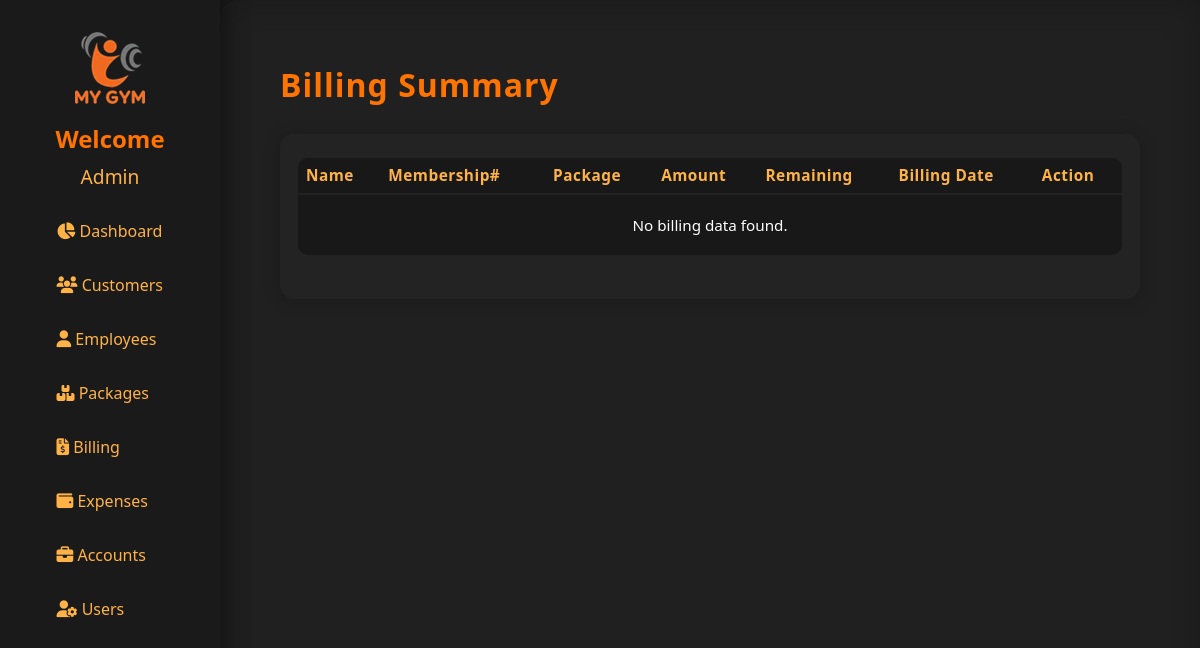
Page /billing (signed in) on the earlier database version.
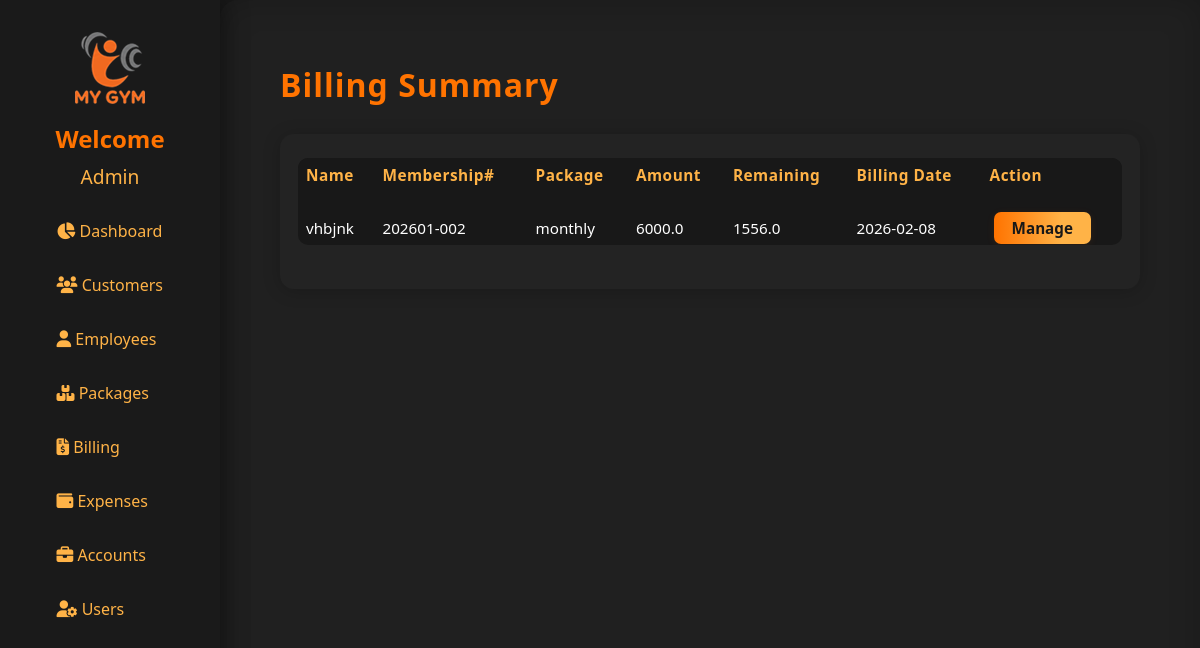
Same page on the later database version.
### models.py (models this page shows)
class Customer(db.Model):
    id = db.Column(db.Integer, primary_key=True)
    membership_no = db.Column(db.String(20), unique=True)
    admission_date = db.Column(db.Date)
    type = db.Column(db.String(32))
    package_id = db.Column(db.Integer, db.ForeignKey('packages.id'))
    status = db.Column(db.String(20), default="Not Paid")
    billing_date = db.Column(db.Date)
    name = db.Column(db.String(120), nullable=False)
    email = db.Column(db.String(120))
    father_or_husband = db.Column(db.String(120))
    cnic = db.Column(db.String(20))
    gender = db.Column(db.String(20))
    marital_status = db.Column(db.String(20))
    blood_group = db.Column(db.String(10))
    dob = db.Column(db.Date)
    height = db.Column(db.Float)
    weight = db.Column(db.Float)
    waist = db.Column(db.Float)
    profession = db.Column(db.String(120))
    nationality = db.Column(db.String(50))
    address = db.Column(db.String(200))
    phone = db.Column(db.String(30))
    emergency_contact = db.Column(db.String(30))
    package = db.Column(db.String(50))
    personal_training_time = db.Column(db.String(50))
    trainer = db.Column(db.String(50))
    bmi_test = db.Column(db.String(10))  # 'Yes' or 'No'
    bmi_value = db.Column(db.Float)
    illnesses = db.Column(db.String(200))
    illness_other = db.Column(db.String(100))
    join_reasons = db.Column(db.String(200))
    terms_accepted = db.Column(db.Boolean, default=False)
    thumb_id = db.Column(db.String(100))
    invoices = db.relationship('Invoice', backref='customer', cascade="all, delete-orphan")
    billings = db.relationship('Billing', backref='customer', primaryjoin="Customer.cnic == foreign(Billing.customer_cnic)", cascade="all, delete-orphan")
    billing_histories = db.relationship('BillingHistory', backref='customer', primaryjoin="Customer.cnic == foreign(BillingHistory.customer_cnic)", cascade="all, delete-orphan")
    created_at = db.Column(db.DateTime, default=datetime.utcnow)
    updated_at = db.Column(db.DateTime, default=datetime.utcnow, onupdate=datetime.utcnow)

class Packages(db.Model):
    id = db.Column(db.Integer, primary_key=True)
    package_name = db.Column(db.String(100), nullable=False)
    package_type = db.Column(db.String(50), nullable=False)  # e.g., 'Individual' or 'Personal'
    package_duration = db.Column(db.String(50), nullable=False)  # e.g., '1 Month', '6 Months'
    package_price = db.Column(db.Float, nullable=False)
    registration_fees = db.Column(db.Float, nullable=False)
    created_at = db.Column(db.DateTime, default=datetime.utcnow)
    updated_at = db.Column(db.DateTime, default=datetime.utcnow, onupdate=datetime.utcnow)

class Billing(db.Model):
    id = db.Column(db.Integer, primary_key=True)
    customer_name = db.Column(db.String(120), nullable=False)
    membership_no = db.Column(db.String(20), nullable=False)
    customer_cnic = db.Column(db.String(20), nullable=False)
    paid_to_be_amount = db.Column(db.Float, nullable=False)
    paid_amount = db.Column(db.Float, nullable=False)
    remaining_amount = db.Column(db.Float, nullable=False)
    payment_collected_by = db.Column(db.String(100), nullable=False)   # Employee name or ID
    payment_date = db.Column(db.DateTime, default=datetime.utcnow, nullable=False)
    payment_method = db.Column(db.String(50), nullable=False)
    transaction_id = db.Column(db.String(50), nullable=True)
    created_at = db.Column(db.DateTime, default=datetime.utcnow)
    updated_at = db.Column(db.DateTime, default=datetime.utcnow, onupdate=datetime.utcnow)

### app.py (the view)
@app.route('/billing')
@login_required
def billing():
    billed_cnic = db.session.query(Billing.customer_cnic).distinct()
    billed_membership = db.session.query(Billing.membership_no).distinct()
    customers = Customer.query.filter(
        (Customer.cnic.in_(billed_cnic)) | (Customer.membership_no.in_(billed_membership))
    ).all()
    packages = Packages.query.all()
    packages_dict = {p.id: p for p in packages}
    billing_dict = {}
    for c in customers:
        billing = Billing.query.filter_by(customer_cnic=c.cnic).order_by(Billing.payment_date.desc()).first()
        billing_dict[c.cnic] = billing.remaining_amount if billing else 0
    return render_template(
        'billing.html',
        customers=customers,
        packages_dict=packages_dict,
        billing_dict=billing_dict
    )

### app.py (called while the page is built)
@login_manager.user_loader
def load_user(user_id):
    return db.session.get(User, int(user_id))

### templates/billing.html (shortened to what this page needs)
{% extends "base.html" %}
{% block content %}
<h1 style="color:#ff7300; letter-spacing:1px; margin-bottom: 28px;">Billing Summary</h1>
<div class="customers-table-wrap">
    <table class="customers-table">
        <thead>
            <tr>
                <th>Name</th>
                <th>Membership#</th>
                <th>Package</th>
                <th>Amount</th>
                <th>Remaining</th>
                <th>Billing Date</th>
                <th>Action</th>
            </tr>
        </thead>
        <tbody class="customers-table-body">
{% for c in customers %}
<tr {% if loop.first %}style="border-top: 18px solid transparent;"{% endif %}>
    <td>
        {% if c.name and c.name|length > 20 %}
            <span title="{{ c.name }}">{{ c.name[:20] }}&hellip;</span>
        {% else %}
            {{ c.name }}
        {% endif %}
    </td>
    <td>{{ c.membership_no }}</td>
    <td>
        {% set pkg = packages_dict.get(c.package_id) %}
        {{ pkg.package_name if pkg else '' }}
    </td>
    <td>
        {% if pkg %}
            {{ (pkg.package_price|float + pkg.registration_fees|float)|round(2) }}
        {% else %}
            N/A
        {% endif %}
    </td>
    <td>{{ billing_dict.get(c.cnic, 0) }}</td>
    <td>{{ c.billing_date.strftime('%Y-%m-%d') if c.billing_date else 'N/A' }}</td>
    <td>
        <a href="{{ url_for('billing_history', cnic=c.cnic) }}" class="manage-btn">Manage</a>
    </td>
</tr>
{% else %}
<tr>
    <td colspan="7" style="text-align:center; padding:20px;">No billing data found.</td>
</tr>
{% endfor %}
</tbody>
    </table>
</div>
{% endblock %}

Differences in the rows shown:
added Customer: name "vhbjnk", membership_no "202601-002", get "1556.0", billing_date "2026-02-08"
added Packages: package_name "monthly", package_price+registration_fees "6000.0"
Other differences:
text no longer shown: "No billing data found."
